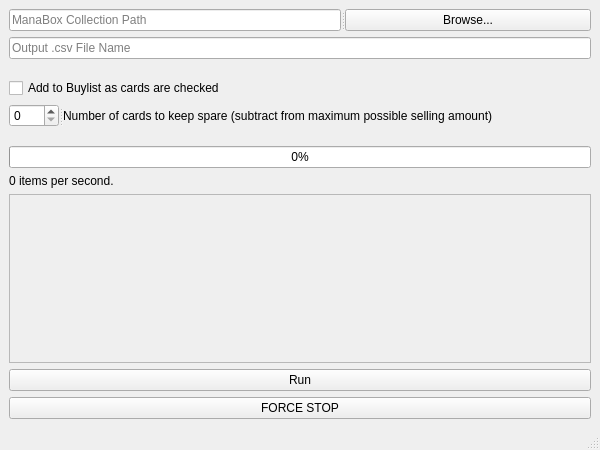
<?xml version="1.0" encoding="UTF-8"?>
<ui version="4.0">
 <class>MainWindow</class>
 <widget class="QMainWindow" name="MainWindow">
  <property name="geometry">
   <rect>
    <x>0</x>
    <y>0</y>
    <width>600</width>
    <height>450</height>
   </rect>
  </property>
  <property name="sizePolicy">
   <sizepolicy hsizetype="Fixed" vsizetype="Fixed">
    <horstretch>0</horstretch>
    <verstretch>0</verstretch>
   </sizepolicy>
  </property>
  <property name="minimumSize">
   <size>
    <width>600</width>
    <height>450</height>
   </size>
  </property>
  <property name="maximumSize">
   <size>
    <width>600</width>
    <height>450</height>
   </size>
  </property>
  <property name="focusPolicy">
   <enum>Qt::NoFocus</enum>
  </property>
  <property name="windowTitle">
   <string>MTGMate Buylist Checker</string>
  </property>
  <widget class="QWidget" name="centralwidget">
   <layout class="QVBoxLayout" name="verticalLayout">
    <item>
     <widget class="QSplitter" name="splitter_2">
      <property name="orientation">
       <enum>Qt::Horizontal</enum>
      </property>
      <widget class="QLineEdit" name="collectionPath">
       <property name="placeholderText">
        <string>ManaBox Collection Path</string>
       </property>
      </widget>
      <widget class="QPushButton" name="browseButton">
       <property name="text">
        <string>Browse...</string>
       </property>
      </widget>
     </widget>
    </item>
    <item>
     <widget class="QLineEdit" name="outputPath">
      <property name="autoFillBackground">
       <bool>false</bool>
      </property>
      <property name="text">
       <string/>
      </property>
      <property name="placeholderText">
       <string>Output .csv File Name</string>
      </property>
     </widget>
    </item>
    <item>
     <spacer name="verticalSpacer">
      <property name="orientation">
       <enum>Qt::Vertical</enum>
      </property>
      <property name="sizeType">
       <enum>QSizePolicy::Fixed</enum>
      </property>
      <property name="sizeHint" stdset="0">
       <size>
        <width>17</width>
        <height>13</height>
       </size>
      </property>
     </spacer>
    </item>
    <item>
     <widget class="QCheckBox" name="addAlongsideBox">
      <property name="text">
       <string>Add to Buylist as cards are checked</string>
      </property>
     </widget>
    </item>
    <item>
     <widget class="QSplitter" name="splitter">
      <property name="orientation">
       <enum>Qt::Horizontal</enum>
      </property>
      <widget class="QSpinBox" name="spareBox"/>
      <widget class="QLabel" name="label">
       <property name="text">
        <string>Number of cards to keep spare (subtract from maximum possible selling amount)</string>
       </property>
      </widget>
     </widget>
    </item>
    <item>
     <spacer name="verticalSpacer_3">
      <property name="orientation">
       <enum>Qt::Vertical</enum>
      </property>
      <property name="sizeType">
       <enum>QSizePolicy::Fixed</enum>
      </property>
      <property name="sizeHint" stdset="0">
       <size>
        <width>17</width>
        <height>13</height>
       </size>
      </property>
     </spacer>
    </item>
    <item>
     <widget class="QProgressBar" name="progressBar">
      <property name="value">
       <number>0</number>
      </property>
     </widget>
    </item>
    <item>
     <widget class="QLabel" name="itemsPerSec">
      <property name="text">
       <string>0 items per second.</string>
      </property>
     </widget>
    </item>
    <item>
     <widget class="QScrollArea" name="scrollArea">
      <property name="frameShadow">
       <enum>QFrame::Sunken</enum>
      </property>
      <property name="widgetResizable">
       <bool>true</bool>
      </property>
      <widget class="QWidget" name="scrollAreaWidgetContents">
       <property name="geometry">
        <rect>
         <x>0</x>
         <y>0</y>
         <width>580</width>
         <height>127</height>
        </rect>
       </property>
       <layout class="QVBoxLayout" name="verticalLayout_2">
        <item>
         <widget class="QLabel" name="logBox">
          <property name="text">
           <string/>
          </property>
         </widget>
        </item>
       </layout>
      </widget>
     </widget>
    </item>
    <item>
     <widget class="QPushButton" name="runButton">
      <property name="text">
       <string>Run</string>
      </property>
     </widget>
    </item>
    <item>
     <widget class="QPushButton" name="stopButton">
      <property name="text">
       <string>FORCE STOP</string>
      </property>
     </widget>
    </item>
   </layout>
  </widget>
  <widget class="QMenuBar" name="menubar">
   <property name="geometry">
    <rect>
     <x>0</x>
     <y>0</y>
     <width>600</width>
     <height>22</height>
    </rect>
   </property>
  </widget>
  <widget class="QStatusBar" name="statusbar"/>
 </widget>
 <resources/>
 <connections/>
</ui>
